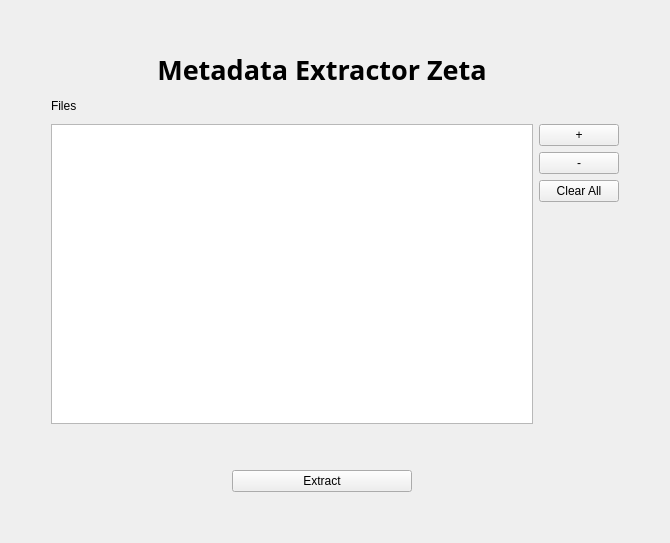
<?xml version="1.0" encoding="UTF-8"?>
<ui version="4.0">
 <class>Widget</class>
 <widget class="QWidget" name="Widget">
  <property name="geometry">
   <rect>
    <x>0</x>
    <y>0</y>
    <width>670</width>
    <height>543</height>
   </rect>
  </property>
  <property name="windowTitle">
   <string>Metadata Extractor Zeta</string>
  </property>
  <layout class="QGridLayout" name="gridLayout">
   <item row="0" column="2">
    <spacer name="verticalSpacer_3">
     <property name="orientation">
      <enum>Qt::Orientation::Vertical</enum>
     </property>
     <property name="sizeType">
      <enum>QSizePolicy::Policy::Minimum</enum>
     </property>
     <property name="sizeHint" stdset="0">
      <size>
       <width>20</width>
       <height>40</height>
      </size>
     </property>
    </spacer>
   </item>
   <item row="3" column="1" colspan="2">
    <layout class="QHBoxLayout" name="horizontalLayout_2">
     <item>
      <widget class="QListWidget" name="listWidget">
       <property name="acceptDrops">
        <bool>true</bool>
       </property>
       <property name="dragDropMode">
        <enum>QAbstractItemView::DragDropMode::DragDrop</enum>
       </property>
      </widget>
     </item>
     <item>
      <layout class="QVBoxLayout" name="verticalLayout">
       <item>
        <widget class="QPushButton" name="btnAdd">
         <property name="text">
          <string>+</string>
         </property>
        </widget>
       </item>
       <item>
        <widget class="QPushButton" name="btnRemove">
         <property name="text">
          <string>-</string>
         </property>
        </widget>
       </item>
       <item>
        <widget class="QPushButton" name="btnClearAll">
         <property name="text">
          <string>Clear All</string>
         </property>
        </widget>
       </item>
       <item>
        <spacer name="verticalSpacer">
         <property name="orientation">
          <enum>Qt::Orientation::Vertical</enum>
         </property>
         <property name="sizeHint" stdset="0">
          <size>
           <width>20</width>
           <height>40</height>
          </size>
         </property>
        </spacer>
       </item>
      </layout>
     </item>
    </layout>
   </item>
   <item row="2" column="1">
    <widget class="QLabel" name="label">
     <property name="text">
      <string>Files</string>
     </property>
    </widget>
   </item>
   <item row="4" column="1">
    <spacer name="verticalSpacer_5">
     <property name="orientation">
      <enum>Qt::Orientation::Vertical</enum>
     </property>
     <property name="sizeType">
      <enum>QSizePolicy::Policy::Minimum</enum>
     </property>
     <property name="sizeHint" stdset="0">
      <size>
       <width>20</width>
       <height>40</height>
      </size>
     </property>
    </spacer>
   </item>
   <item row="2" column="2">
    <spacer name="verticalSpacer_4">
     <property name="orientation">
      <enum>Qt::Orientation::Vertical</enum>
     </property>
     <property name="sizeType">
      <enum>QSizePolicy::Policy::Preferred</enum>
     </property>
     <property name="sizeHint" stdset="0">
      <size>
       <width>20</width>
       <height>24</height>
      </size>
     </property>
    </spacer>
   </item>
   <item row="0" column="4">
    <spacer name="horizontalSpacer_3">
     <property name="orientation">
      <enum>Qt::Orientation::Horizontal</enum>
     </property>
     <property name="sizeType">
      <enum>QSizePolicy::Policy::Minimum</enum>
     </property>
     <property name="sizeHint" stdset="0">
      <size>
       <width>40</width>
       <height>20</height>
      </size>
     </property>
    </spacer>
   </item>
   <item row="5" column="1">
    <layout class="QHBoxLayout" name="horizontalLayout_3">
     <item>
      <spacer name="horizontalSpacer">
       <property name="orientation">
        <enum>Qt::Orientation::Horizontal</enum>
       </property>
       <property name="sizeHint" stdset="0">
        <size>
         <width>40</width>
         <height>20</height>
        </size>
       </property>
      </spacer>
     </item>
     <item>
      <widget class="QPushButton" name="btnExtract">
       <property name="sizePolicy">
        <sizepolicy hsizetype="Expanding" vsizetype="Preferred">
         <horstretch>0</horstretch>
         <verstretch>0</verstretch>
        </sizepolicy>
       </property>
       <property name="text">
        <string>Extract</string>
       </property>
       <property name="default">
        <bool>false</bool>
       </property>
       <property name="flat">
        <bool>false</bool>
       </property>
      </widget>
     </item>
     <item>
      <spacer name="horizontalSpacer_2">
       <property name="orientation">
        <enum>Qt::Orientation::Horizontal</enum>
       </property>
       <property name="sizeHint" stdset="0">
        <size>
         <width>40</width>
         <height>20</height>
        </size>
       </property>
      </spacer>
     </item>
    </layout>
   </item>
   <item row="1" column="1">
    <widget class="QLabel" name="txtHeader">
     <property name="enabled">
      <bool>true</bool>
     </property>
     <property name="font">
      <font>
       <family>Reem Kufi</family>
       <pointsize>20</pointsize>
       <bold>true</bold>
      </font>
     </property>
     <property name="focusPolicy">
      <enum>Qt::FocusPolicy::NoFocus</enum>
     </property>
     <property name="frameShape">
      <enum>QFrame::Shape::NoFrame</enum>
     </property>
     <property name="frameShadow">
      <enum>QFrame::Shadow::Plain</enum>
     </property>
     <property name="text">
      <string>Metadata Extractor Zeta</string>
     </property>
     <property name="textFormat">
      <enum>Qt::TextFormat::MarkdownText</enum>
     </property>
     <property name="alignment">
      <set>Qt::AlignmentFlag::AlignCenter</set>
     </property>
    </widget>
   </item>
   <item row="1" column="0">
    <spacer name="horizontalSpacer_4">
     <property name="orientation">
      <enum>Qt::Orientation::Horizontal</enum>
     </property>
     <property name="sizeType">
      <enum>QSizePolicy::Policy::Minimum</enum>
     </property>
     <property name="sizeHint" stdset="0">
      <size>
       <width>40</width>
       <height>20</height>
      </size>
     </property>
    </spacer>
   </item>
   <item row="6" column="2">
    <spacer name="verticalSpacer_2">
     <property name="orientation">
      <enum>Qt::Orientation::Vertical</enum>
     </property>
     <property name="sizeType">
      <enum>QSizePolicy::Policy::Minimum</enum>
     </property>
     <property name="sizeHint" stdset="0">
      <size>
       <width>20</width>
       <height>40</height>
      </size>
     </property>
    </spacer>
   </item>
  </layout>
 </widget>
 <resources/>
 <connections/>
</ui>
